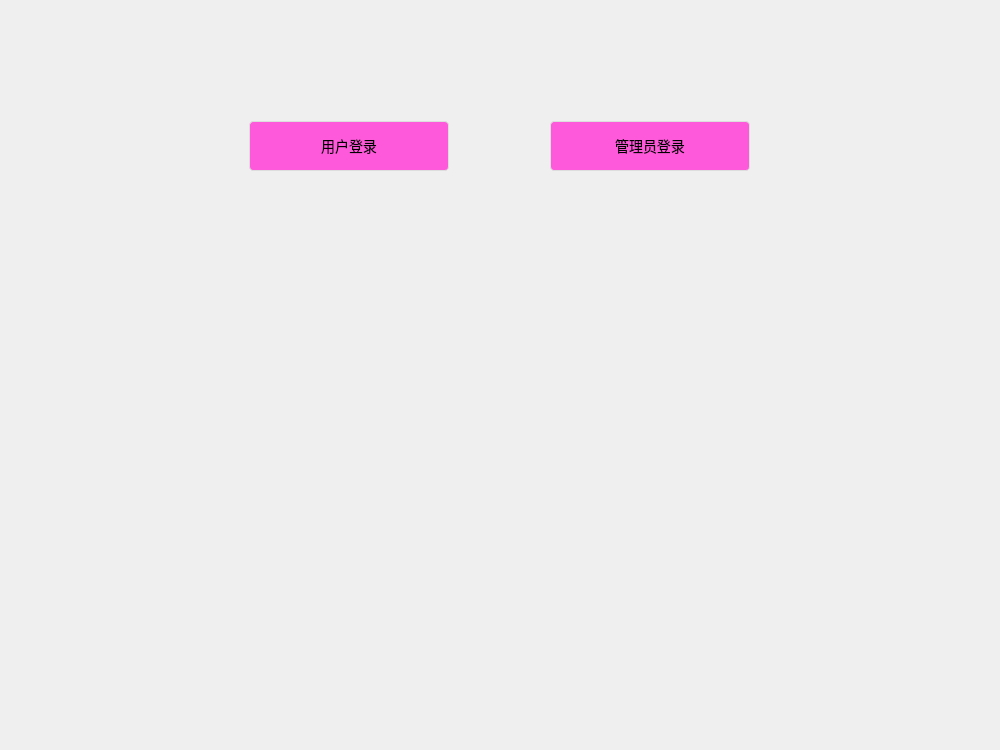
<?xml version="1.0" encoding="UTF-8"?>
<ui version="4.0">
 <class>MainWindow</class>
 <widget class="QWidget" name="MainWindow">
  <property name="geometry">
   <rect>
    <x>0</x>
    <y>0</y>
    <width>1000</width>
    <height>750</height>
   </rect>
  </property>
  <property name="windowTitle">
   <string>Form</string>
  </property>
  <property name="styleSheet">
   <string notr="true">QPushButton {
	background-color: rgb(255, 89, 219);
    border: 1px solid #ddd;
    border-radius: 4px;
    padding: 6px 12px;
    font-size: 14px;
}
QPushButton:hover {
     /*  hover时浅色背景 */
	background-color: rgb(150, 255, 255);
    border-color: #2C7AD6;
}
QPushButton:pressed {
    background-color: #E8F4F8; /* 点击时更深色 */
}</string>
  </property>
  <widget class="QWidget" name="layoutWidget">
   <property name="geometry">
    <rect>
     <x>249</x>
     <y>100</y>
     <width>501</width>
     <height>92</height>
    </rect>
   </property>
   <layout class="QHBoxLayout" name="horizontalLayout">
    <item>
     <widget class="QPushButton" name="userLoginButton">
      <property name="minimumSize">
       <size>
        <width>200</width>
        <height>50</height>
       </size>
      </property>
      <property name="text">
       <string>用户登录</string>
      </property>
     </widget>
    </item>
    <item>
     <spacer name="horizontalSpacer">
      <property name="orientation">
       <enum>Qt::Orientation::Horizontal</enum>
      </property>
      <property name="sizeHint" stdset="0">
       <size>
        <width>50</width>
        <height>20</height>
       </size>
      </property>
     </spacer>
    </item>
    <item>
     <widget class="QPushButton" name="adminLoginButton">
      <property name="minimumSize">
       <size>
        <width>200</width>
        <height>50</height>
       </size>
      </property>
      <property name="text">
       <string>管理员登录</string>
      </property>
     </widget>
    </item>
   </layout>
  </widget>
  <widget class="QWidget" name="layoutWidget">
   <property name="geometry">
    <rect>
     <x>250</x>
     <y>170</y>
     <width>501</width>
     <height>151</height>
    </rect>
   </property>
   <layout class="QHBoxLayout" name="horizontalLayout_2">
    <item>
     <widget class="QLabel" name="label">
      <property name="maximumSize">
       <size>
        <width>50</width>
        <height>50</height>
       </size>
      </property>
      <property name="text">
       <string/>
      </property>
      <property name="pixmap">
       <pixmap resource="background.qrc">:/picture_source/5.jpeg</pixmap>
      </property>
      <property name="scaledContents">
       <bool>true</bool>
      </property>
     </widget>
    </item>
    <item>
     <widget class="QLabel" name="label_2">
      <property name="maximumSize">
       <size>
        <width>50</width>
        <height>50</height>
       </size>
      </property>
      <property name="text">
       <string/>
      </property>
      <property name="pixmap">
       <pixmap resource="background.qrc">:/picture_source/4.jpg</pixmap>
      </property>
      <property name="scaledContents">
       <bool>true</bool>
      </property>
     </widget>
    </item>
    <item>
     <widget class="QLabel" name="label_3">
      <property name="minimumSize">
       <size>
        <width>50</width>
        <height>50</height>
       </size>
      </property>
      <property name="maximumSize">
       <size>
        <width>50</width>
        <height>50</height>
       </size>
      </property>
      <property name="text">
       <string/>
      </property>
      <property name="pixmap">
       <pixmap resource="background.qrc">:/picture_source/6.jpeg</pixmap>
      </property>
      <property name="scaledContents">
       <bool>true</bool>
      </property>
     </widget>
    </item>
    <item>
     <widget class="QLabel" name="label_5">
      <property name="minimumSize">
       <size>
        <width>50</width>
        <height>50</height>
       </size>
      </property>
      <property name="maximumSize">
       <size>
        <width>50</width>
        <height>50</height>
       </size>
      </property>
      <property name="text">
       <string/>
      </property>
      <property name="pixmap">
       <pixmap resource="background.qrc">:/picture_source/7.jpg</pixmap>
      </property>
      <property name="scaledContents">
       <bool>true</bool>
      </property>
     </widget>
    </item>
    <item>
     <widget class="QLabel" name="label_8">
      <property name="minimumSize">
       <size>
        <width>50</width>
        <height>50</height>
       </size>
      </property>
      <property name="maximumSize">
       <size>
        <width>50</width>
        <height>50</height>
       </size>
      </property>
      <property name="text">
       <string/>
      </property>
      <property name="pixmap">
       <pixmap resource="background.qrc">:/picture_source/8.jpg</pixmap>
      </property>
      <property name="scaledContents">
       <bool>true</bool>
      </property>
     </widget>
    </item>
    <item>
     <widget class="QLabel" name="label_7">
      <property name="minimumSize">
       <size>
        <width>50</width>
        <height>50</height>
       </size>
      </property>
      <property name="maximumSize">
       <size>
        <width>50</width>
        <height>50</height>
       </size>
      </property>
      <property name="text">
       <string/>
      </property>
      <property name="pixmap">
       <pixmap resource="background.qrc">:/picture_source/9.jpg</pixmap>
      </property>
      <property name="scaledContents">
       <bool>true</bool>
      </property>
     </widget>
    </item>
    <item>
     <widget class="QLabel" name="label_6">
      <property name="minimumSize">
       <size>
        <width>50</width>
        <height>50</height>
       </size>
      </property>
      <property name="maximumSize">
       <size>
        <width>50</width>
        <height>50</height>
       </size>
      </property>
      <property name="text">
       <string/>
      </property>
      <property name="pixmap">
       <pixmap resource="background.qrc">:/picture_source/10.png</pixmap>
      </property>
      <property name="scaledContents">
       <bool>true</bool>
      </property>
     </widget>
    </item>
   </layout>
  </widget>
 </widget>
 <resources>
  <include location="background.qrc"/>
 </resources>
 <connections/>
</ui>
